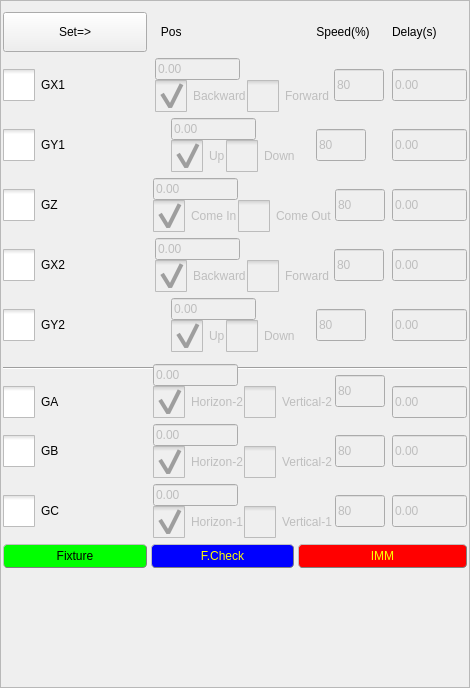
<?xml version="1.0" encoding="UTF-8"?>
<ui version="4.0">
 <class>ActionSettingFrame</class>
 <widget class="QFrame" name="ActionSettingFrame">
  <property name="geometry">
   <rect>
    <x>0</x>
    <y>0</y>
    <width>470</width>
    <height>688</height>
   </rect>
  </property>
  <property name="windowTitle">
   <string>Frame</string>
  </property>
  <property name="frameShape">
   <enum>QFrame::StyledPanel</enum>
  </property>
  <property name="frameShadow">
   <enum>QFrame::Raised</enum>
  </property>
  <layout class="QGridLayout" name="gridLayout">
   <property name="leftMargin">
    <number>2</number>
   </property>
   <property name="rightMargin">
    <number>2</number>
   </property>
   <property name="horizontalSpacing">
    <number>4</number>
   </property>
   <item row="2" column="3">
    <widget class="ICLineEditWithVirtualNumericKeypad" name="y1DelayLineEdit">
     <property name="enabled">
      <bool>false</bool>
     </property>
     <property name="minimumSize">
      <size>
       <width>75</width>
       <height>0</height>
      </size>
     </property>
     <property name="maximumSize">
      <size>
       <width>75</width>
       <height>32</height>
      </size>
     </property>
     <property name="text">
      <string notr="true">0.00</string>
     </property>
    </widget>
   </item>
   <item row="1" column="1" colspan="2">
    <layout class="QHBoxLayout" name="horizontalLayout_4">
     <item>
      <layout class="QVBoxLayout" name="verticalLayout">
       <item>
        <widget class="ICLineEditWithVirtualNumericKeypad" name="x1PosLineEdit">
         <property name="enabled">
          <bool>false</bool>
         </property>
         <property name="minimumSize">
          <size>
           <width>85</width>
           <height>0</height>
          </size>
         </property>
         <property name="maximumSize">
          <size>
           <width>85</width>
           <height>32</height>
          </size>
         </property>
         <property name="text">
          <string notr="true">0.00</string>
         </property>
        </widget>
       </item>
       <item>
        <layout class="QHBoxLayout" name="horizontalLayout">
         <item>
          <widget class="QCheckBox" name="x1BackwardBox">
           <property name="enabled">
            <bool>false</bool>
           </property>
           <property name="styleSheet">
            <string notr="true">::indicator {
     width: 32px;
     height: 32px;
 }

::indicator:unchecked 
{
     image: url(:/resource/check_unchecked.png);
 }
::indicator:checked 
{
     image: url(:/resource/check_checked.png);
 }

::indicator:checked:disabled
{
 image: url(:/resource/check_checked_disable.png);
}

::indicator:unchecked:disabled
{
 image: url(:/resource/check_unchecked_disable.png);
}</string>
           </property>
           <property name="text">
            <string>Backward</string>
           </property>
           <property name="checked">
            <bool>true</bool>
           </property>
           <attribute name="buttonGroup">
            <string notr="true">x1BoxbuttonGroup</string>
           </attribute>
          </widget>
         </item>
         <item>
          <widget class="QCheckBox" name="x1ForwardBox">
           <property name="enabled">
            <bool>false</bool>
           </property>
           <property name="styleSheet">
            <string notr="true">::indicator {
     width: 32px;
     height: 32px;
 }

::indicator:unchecked 
{
     image: url(:/resource/check_unchecked.png);
 }
::indicator:checked 
{
     image: url(:/resource/check_checked.png);
 }

::indicator:checked:disabled
{
 image: url(:/resource/check_checked_disable.png);
}

::indicator:unchecked:disabled
{
 image: url(:/resource/check_unchecked_disable.png);
}</string>
           </property>
           <property name="text">
            <string>Forward</string>
           </property>
           <property name="checked">
            <bool>false</bool>
           </property>
           <attribute name="buttonGroup">
            <string notr="true">x1BoxbuttonGroup</string>
           </attribute>
          </widget>
         </item>
        </layout>
       </item>
      </layout>
     </item>
     <item>
      <widget class="ICLineEditWithVirtualNumericKeypad" name="x1SpeedLineEdit">
       <property name="enabled">
        <bool>false</bool>
       </property>
       <property name="minimumSize">
        <size>
         <width>50</width>
         <height>0</height>
        </size>
       </property>
       <property name="maximumSize">
        <size>
         <width>50</width>
         <height>32</height>
        </size>
       </property>
       <property name="text">
        <string notr="true">80</string>
       </property>
      </widget>
     </item>
    </layout>
   </item>
   <item row="4" column="1" colspan="2">
    <layout class="QHBoxLayout" name="horizontalLayout_14">
     <item>
      <layout class="QVBoxLayout" name="verticalLayout_2">
       <item>
        <widget class="ICLineEditWithVirtualNumericKeypad" name="x2PosLineEdit">
         <property name="enabled">
          <bool>false</bool>
         </property>
         <property name="minimumSize">
          <size>
           <width>85</width>
           <height>0</height>
          </size>
         </property>
         <property name="maximumSize">
          <size>
           <width>85</width>
           <height>32</height>
          </size>
         </property>
         <property name="text">
          <string notr="true">0.00</string>
         </property>
        </widget>
       </item>
       <item>
        <layout class="QHBoxLayout" name="horizontalLayout_2">
         <item>
          <widget class="QCheckBox" name="x2BackwardBox">
           <property name="enabled">
            <bool>false</bool>
           </property>
           <property name="styleSheet">
            <string notr="true">::indicator {
     width: 32px;
     height: 32px;
 }

::indicator:unchecked 
{
     image: url(:/resource/check_unchecked.png);
 }
::indicator:checked 
{
     image: url(:/resource/check_checked.png);
 }

::indicator:checked:disabled
{
 image: url(:/resource/check_checked_disable.png);
}

::indicator:unchecked:disabled
{
 image: url(:/resource/check_unchecked_disable.png);
}</string>
           </property>
           <property name="text">
            <string>Backward</string>
           </property>
           <property name="checked">
            <bool>true</bool>
           </property>
           <attribute name="buttonGroup">
            <string notr="true">x2BoxbuttonGroup</string>
           </attribute>
          </widget>
         </item>
         <item>
          <widget class="QCheckBox" name="x2ForwardBox">
           <property name="enabled">
            <bool>false</bool>
           </property>
           <property name="styleSheet">
            <string notr="true">::indicator {
     width: 32px;
     height: 32px;
 }

::indicator:unchecked 
{
     image: url(:/resource/check_unchecked.png);
 }
::indicator:checked 
{
     image: url(:/resource/check_checked.png);
 }

::indicator:checked:disabled
{
 image: url(:/resource/check_checked_disable.png);
}

::indicator:unchecked:disabled
{
 image: url(:/resource/check_unchecked_disable.png);
}</string>
           </property>
           <property name="text">
            <string>Forward</string>
           </property>
           <property name="checked">
            <bool>false</bool>
           </property>
           <attribute name="buttonGroup">
            <string notr="true">x2BoxbuttonGroup</string>
           </attribute>
          </widget>
         </item>
        </layout>
       </item>
      </layout>
     </item>
     <item>
      <widget class="ICLineEditWithVirtualNumericKeypad" name="x2SpeedLineEdit">
       <property name="enabled">
        <bool>false</bool>
       </property>
       <property name="minimumSize">
        <size>
         <width>50</width>
         <height>0</height>
        </size>
       </property>
       <property name="maximumSize">
        <size>
         <width>50</width>
         <height>32</height>
        </size>
       </property>
       <property name="text">
        <string notr="true">80</string>
       </property>
      </widget>
     </item>
    </layout>
   </item>
   <item row="9" column="3">
    <widget class="ICLineEditWithVirtualNumericKeypad" name="bDelayLineEdit">
     <property name="enabled">
      <bool>false</bool>
     </property>
     <property name="minimumSize">
      <size>
       <width>75</width>
       <height>0</height>
      </size>
     </property>
     <property name="maximumSize">
      <size>
       <width>75</width>
       <height>32</height>
      </size>
     </property>
     <property name="text">
      <string notr="true">0.00</string>
     </property>
    </widget>
   </item>
   <item row="2" column="0">
    <widget class="QCheckBox" name="gyButton">
     <property name="styleSheet">
      <string notr="true">::indicator {
     width: 32px;
     height: 32px;
 }

::indicator:unchecked 
{
     image: url(:/resource/check_unchecked.png);
 }
::indicator:checked 
{
     image: url(:/resource/check_checked.png);
 }

::indicator:checked:disabled
{
 image: url(:/resource/check_checked_disable.png);
}

::indicator:unchecked:disabled
{
 image: url(:/resource/check_unchecked_disable.png);
}</string>
     </property>
     <property name="text">
      <string>GY1</string>
     </property>
     <property name="checkable">
      <bool>true</bool>
     </property>
    </widget>
   </item>
   <item row="6" column="0" rowspan="2" colspan="4">
    <widget class="Line" name="line">
     <property name="styleSheet">
      <string notr="true">QMessageBox QAbstractButton
{
    min-width: 90px;
	min-height:30px;
}
</string>
     </property>
     <property name="orientation">
      <enum>Qt::Horizontal</enum>
     </property>
    </widget>
   </item>
   <item row="5" column="3">
    <widget class="ICLineEditWithVirtualNumericKeypad" name="y2DelayLineEdit">
     <property name="enabled">
      <bool>false</bool>
     </property>
     <property name="minimumSize">
      <size>
       <width>75</width>
       <height>0</height>
      </size>
     </property>
     <property name="maximumSize">
      <size>
       <width>75</width>
       <height>32</height>
      </size>
     </property>
     <property name="text">
      <string notr="true">0.00</string>
     </property>
    </widget>
   </item>
   <item row="10" column="0">
    <widget class="QCheckBox" name="gCButton">
     <property name="styleSheet">
      <string notr="true">::indicator {
     width: 32px;
     height: 32px;
 }

::indicator:unchecked 
{
     image: url(:/resource/check_unchecked.png);
 }
::indicator:checked 
{
     image: url(:/resource/check_checked.png);
 }

::indicator:checked:disabled
{
 image: url(:/resource/check_checked_disable.png);
}

::indicator:unchecked:disabled
{
 image: url(:/resource/check_unchecked_disable.png);
}</string>
     </property>
     <property name="text">
      <string>GC</string>
     </property>
     <property name="checkable">
      <bool>true</bool>
     </property>
    </widget>
   </item>
   <item row="4" column="3">
    <widget class="ICLineEditWithVirtualNumericKeypad" name="x2DelayLineEdit">
     <property name="enabled">
      <bool>false</bool>
     </property>
     <property name="minimumSize">
      <size>
       <width>75</width>
       <height>0</height>
      </size>
     </property>
     <property name="maximumSize">
      <size>
       <width>75</width>
       <height>32</height>
      </size>
     </property>
     <property name="text">
      <string notr="true">0.00</string>
     </property>
    </widget>
   </item>
   <item row="3" column="3">
    <widget class="ICLineEditWithVirtualNumericKeypad" name="zDelayLineEdit">
     <property name="enabled">
      <bool>false</bool>
     </property>
     <property name="minimumSize">
      <size>
       <width>75</width>
       <height>0</height>
      </size>
     </property>
     <property name="maximumSize">
      <size>
       <width>75</width>
       <height>32</height>
      </size>
     </property>
     <property name="text">
      <string notr="true">0.00</string>
     </property>
    </widget>
   </item>
   <item row="3" column="1" colspan="2">
    <layout class="QHBoxLayout" name="horizontalLayout_12">
     <item>
      <layout class="QVBoxLayout" name="verticalLayout_10">
       <item>
        <widget class="ICLineEditWithVirtualNumericKeypad" name="zPosLineEdit">
         <property name="enabled">
          <bool>false</bool>
         </property>
         <property name="minimumSize">
          <size>
           <width>85</width>
           <height>0</height>
          </size>
         </property>
         <property name="maximumSize">
          <size>
           <width>85</width>
           <height>32</height>
          </size>
         </property>
         <property name="text">
          <string notr="true">0.00</string>
         </property>
        </widget>
       </item>
       <item>
        <layout class="QHBoxLayout" name="horizontalLayout_13">
         <item>
          <widget class="QCheckBox" name="zComeInBox">
           <property name="enabled">
            <bool>false</bool>
           </property>
           <property name="styleSheet">
            <string notr="true">::indicator {
     width: 32px;
     height: 32px;
 }

::indicator:unchecked 
{
     image: url(:/resource/check_unchecked.png);
 }
::indicator:checked 
{
     image: url(:/resource/check_checked.png);
 }

::indicator:checked:disabled
{
 image: url(:/resource/check_checked_disable.png);
}

::indicator:unchecked:disabled
{
 image: url(:/resource/check_unchecked_disable.png);
}</string>
           </property>
           <property name="text">
            <string>Come In</string>
           </property>
           <property name="checked">
            <bool>true</bool>
           </property>
           <attribute name="buttonGroup">
            <string notr="true">zBoxbuttonGroup</string>
           </attribute>
          </widget>
         </item>
         <item>
          <widget class="QCheckBox" name="zComeOutBox">
           <property name="enabled">
            <bool>false</bool>
           </property>
           <property name="styleSheet">
            <string notr="true">::indicator {
     width: 32px;
     height: 32px;
 }

::indicator:unchecked 
{
     image: url(:/resource/check_unchecked.png);
 }
::indicator:checked 
{
     image: url(:/resource/check_checked.png);
 }

::indicator:checked:disabled
{
 image: url(:/resource/check_checked_disable.png);
}

::indicator:unchecked:disabled
{
 image: url(:/resource/check_unchecked_disable.png);
}</string>
           </property>
           <property name="text">
            <string>Come Out</string>
           </property>
           <attribute name="buttonGroup">
            <string notr="true">zBoxbuttonGroup</string>
           </attribute>
          </widget>
         </item>
        </layout>
       </item>
      </layout>
     </item>
     <item>
      <widget class="ICLineEditWithVirtualNumericKeypad" name="zSpeedLineEdit">
       <property name="enabled">
        <bool>false</bool>
       </property>
       <property name="minimumSize">
        <size>
         <width>50</width>
         <height>0</height>
        </size>
       </property>
       <property name="maximumSize">
        <size>
         <width>50</width>
         <height>32</height>
        </size>
       </property>
       <property name="text">
        <string notr="true">80</string>
       </property>
      </widget>
     </item>
    </layout>
   </item>
   <item row="0" column="3">
    <widget class="QLabel" name="label_2">
     <property name="text">
      <string>Delay(s)</string>
     </property>
    </widget>
   </item>
   <item row="4" column="0">
    <widget class="QCheckBox" name="gPButton">
     <property name="styleSheet">
      <string notr="true">::indicator {
     width: 32px;
     height: 32px;
 }

::indicator:unchecked 
{
     image: url(:/resource/check_unchecked.png);
 }
::indicator:checked 
{
     image: url(:/resource/check_checked.png);
 }

::indicator:checked:disabled
{
 image: url(:/resource/check_checked_disable.png);
}

::indicator:unchecked:disabled
{
 image: url(:/resource/check_unchecked_disable.png);
}</string>
     </property>
     <property name="text">
      <string>GX2</string>
     </property>
     <property name="checkable">
      <bool>true</bool>
     </property>
    </widget>
   </item>
   <item row="9" column="1" colspan="2">
    <layout class="QHBoxLayout" name="horizontalLayout_8">
     <item>
      <layout class="QVBoxLayout" name="verticalLayout_13">
       <item>
        <widget class="ICLineEditWithVirtualNumericKeypad" name="bPosLineEdit">
         <property name="enabled">
          <bool>false</bool>
         </property>
         <property name="minimumSize">
          <size>
           <width>85</width>
           <height>0</height>
          </size>
         </property>
         <property name="maximumSize">
          <size>
           <width>85</width>
           <height>32</height>
          </size>
         </property>
         <property name="text">
          <string notr="true">0.00</string>
         </property>
        </widget>
       </item>
       <item>
        <layout class="QHBoxLayout" name="horizontalLayout_17">
         <item>
          <widget class="QCheckBox" name="bHorizonBox">
           <property name="enabled">
            <bool>false</bool>
           </property>
           <property name="styleSheet">
            <string notr="true">::indicator {
     width: 32px;
     height: 32px;
 }

::indicator:unchecked 
{
     image: url(:/resource/check_unchecked.png);
 }
::indicator:checked 
{
     image: url(:/resource/check_checked.png);
 }

::indicator:checked:disabled
{
 image: url(:/resource/check_checked_disable.png);
}

::indicator:unchecked:disabled
{
 image: url(:/resource/check_unchecked_disable.png);
}</string>
           </property>
           <property name="text">
            <string>Horizon-2</string>
           </property>
           <property name="checked">
            <bool>true</bool>
           </property>
           <attribute name="buttonGroup">
            <string notr="true">bBoxbuttonGroup</string>
           </attribute>
          </widget>
         </item>
         <item>
          <widget class="QCheckBox" name="bVerticalBox">
           <property name="enabled">
            <bool>false</bool>
           </property>
           <property name="styleSheet">
            <string notr="true">::indicator {
     width: 32px;
     height: 32px;
 }

::indicator:unchecked 
{
     image: url(:/resource/check_unchecked.png);
 }
::indicator:checked 
{
     image: url(:/resource/check_checked.png);
 }

::indicator:checked:disabled
{
 image: url(:/resource/check_checked_disable.png);
}

::indicator:unchecked:disabled
{
 image: url(:/resource/check_unchecked_disable.png);
}</string>
           </property>
           <property name="text">
            <string>Vertical-2</string>
           </property>
           <attribute name="buttonGroup">
            <string notr="true">bBoxbuttonGroup</string>
           </attribute>
          </widget>
         </item>
        </layout>
       </item>
      </layout>
     </item>
     <item>
      <widget class="ICLineEditWithVirtualNumericKeypad" name="bSpeedLineEdit">
       <property name="enabled">
        <bool>false</bool>
       </property>
       <property name="minimumSize">
        <size>
         <width>50</width>
         <height>0</height>
        </size>
       </property>
       <property name="maximumSize">
        <size>
         <width>50</width>
         <height>32</height>
        </size>
       </property>
       <property name="text">
        <string notr="true">80</string>
       </property>
      </widget>
     </item>
    </layout>
   </item>
   <item row="10" column="1" colspan="2">
    <layout class="QHBoxLayout" name="horizontalLayout_9">
     <item>
      <layout class="QVBoxLayout" name="verticalLayout_14">
       <item>
        <widget class="ICLineEditWithVirtualNumericKeypad" name="cPosLineEdit">
         <property name="enabled">
          <bool>false</bool>
         </property>
         <property name="minimumSize">
          <size>
           <width>85</width>
           <height>0</height>
          </size>
         </property>
         <property name="maximumSize">
          <size>
           <width>85</width>
           <height>32</height>
          </size>
         </property>
         <property name="text">
          <string notr="true">0.00</string>
         </property>
        </widget>
       </item>
       <item>
        <layout class="QHBoxLayout" name="horizontalLayout_18">
         <item>
          <widget class="QCheckBox" name="cHorizonBox">
           <property name="enabled">
            <bool>false</bool>
           </property>
           <property name="styleSheet">
            <string notr="true">::indicator {
     width: 32px;
     height: 32px;
 }

::indicator:unchecked 
{
     image: url(:/resource/check_unchecked.png);
 }
::indicator:checked 
{
     image: url(:/resource/check_checked.png);
 }

::indicator:checked:disabled
{
 image: url(:/resource/check_checked_disable.png);
}

::indicator:unchecked:disabled
{
 image: url(:/resource/check_unchecked_disable.png);
}</string>
           </property>
           <property name="text">
            <string>Horizon-1</string>
           </property>
           <property name="checked">
            <bool>true</bool>
           </property>
           <attribute name="buttonGroup">
            <string notr="true">cBoxbuttonGroup</string>
           </attribute>
          </widget>
         </item>
         <item>
          <widget class="QCheckBox" name="cVerticalBox">
           <property name="enabled">
            <bool>false</bool>
           </property>
           <property name="styleSheet">
            <string notr="true">::indicator {
     width: 32px;
     height: 32px;
 }

::indicator:unchecked 
{
     image: url(:/resource/check_unchecked.png);
 }
::indicator:checked 
{
     image: url(:/resource/check_checked.png);
 }

::indicator:checked:disabled
{
 image: url(:/resource/check_checked_disable.png);
}

::indicator:unchecked:disabled
{
 image: url(:/resource/check_unchecked_disable.png);
}</string>
           </property>
           <property name="text">
            <string>Vertical-1</string>
           </property>
           <attribute name="buttonGroup">
            <string notr="true">cBoxbuttonGroup</string>
           </attribute>
          </widget>
         </item>
        </layout>
       </item>
      </layout>
     </item>
     <item>
      <widget class="ICLineEditWithVirtualNumericKeypad" name="cSpeedLineEdit">
       <property name="enabled">
        <bool>false</bool>
       </property>
       <property name="minimumSize">
        <size>
         <width>50</width>
         <height>0</height>
        </size>
       </property>
       <property name="maximumSize">
        <size>
         <width>50</width>
         <height>32</height>
        </size>
       </property>
       <property name="text">
        <string notr="true">80</string>
       </property>
      </widget>
     </item>
    </layout>
   </item>
   <item row="10" column="3">
    <widget class="ICLineEditWithVirtualNumericKeypad" name="cDelayLineEdit">
     <property name="enabled">
      <bool>false</bool>
     </property>
     <property name="minimumSize">
      <size>
       <width>75</width>
       <height>0</height>
      </size>
     </property>
     <property name="maximumSize">
      <size>
       <width>75</width>
       <height>32</height>
      </size>
     </property>
     <property name="text">
      <string notr="true">0.00</string>
     </property>
    </widget>
   </item>
   <item row="7" column="1" rowspan="2" colspan="2">
    <layout class="QHBoxLayout" name="horizontalLayout_7">
     <item>
      <layout class="QVBoxLayout" name="verticalLayout_12">
       <item>
        <widget class="ICLineEditWithVirtualNumericKeypad" name="aPosLineEdit">
         <property name="enabled">
          <bool>false</bool>
         </property>
         <property name="minimumSize">
          <size>
           <width>85</width>
           <height>0</height>
          </size>
         </property>
         <property name="maximumSize">
          <size>
           <width>85</width>
           <height>32</height>
          </size>
         </property>
         <property name="text">
          <string notr="true">0.00</string>
         </property>
        </widget>
       </item>
       <item>
        <layout class="QHBoxLayout" name="horizontalLayout_16">
         <item>
          <widget class="QCheckBox" name="aHorizonBox">
           <property name="enabled">
            <bool>false</bool>
           </property>
           <property name="styleSheet">
            <string notr="true">::indicator {
     width: 32px;
     height: 32px;
 }

::indicator:unchecked 
{
     image: url(:/resource/check_unchecked.png);
 }
::indicator:checked 
{
     image: url(:/resource/check_checked.png);
 }

::indicator:checked:disabled
{
 image: url(:/resource/check_checked_disable.png);
}

::indicator:unchecked:disabled
{
 image: url(:/resource/check_unchecked_disable.png);
}</string>
           </property>
           <property name="text">
            <string>Horizon-2</string>
           </property>
           <property name="checked">
            <bool>true</bool>
           </property>
           <attribute name="buttonGroup">
            <string notr="true">aBoxbuttonGroup</string>
           </attribute>
          </widget>
         </item>
         <item>
          <widget class="QCheckBox" name="aVerticalBox">
           <property name="enabled">
            <bool>false</bool>
           </property>
           <property name="styleSheet">
            <string notr="true">::indicator {
     width: 32px;
     height: 32px;
 }

::indicator:unchecked 
{
     image: url(:/resource/check_unchecked.png);
 }
::indicator:checked 
{
     image: url(:/resource/check_checked.png);
 }

::indicator:checked:disabled
{
 image: url(:/resource/check_checked_disable.png);
}

::indicator:unchecked:disabled
{
 image: url(:/resource/check_unchecked_disable.png);
}</string>
           </property>
           <property name="text">
            <string>Vertical-2</string>
           </property>
           <attribute name="buttonGroup">
            <string notr="true">aBoxbuttonGroup</string>
           </attribute>
          </widget>
         </item>
        </layout>
       </item>
      </layout>
     </item>
     <item>
      <widget class="ICLineEditWithVirtualNumericKeypad" name="aSpeedLineEdit">
       <property name="enabled">
        <bool>false</bool>
       </property>
       <property name="minimumSize">
        <size>
         <width>50</width>
         <height>0</height>
        </size>
       </property>
       <property name="maximumSize">
        <size>
         <width>50</width>
         <height>32</height>
        </size>
       </property>
       <property name="text">
        <string notr="true">80</string>
       </property>
      </widget>
     </item>
    </layout>
   </item>
   <item row="5" column="0">
    <widget class="QCheckBox" name="gQButton">
     <property name="styleSheet">
      <string notr="true">::indicator {
     width: 32px;
     height: 32px;
 }

::indicator:unchecked 
{
     image: url(:/resource/check_unchecked.png);
 }
::indicator:checked 
{
     image: url(:/resource/check_checked.png);
 }

::indicator:checked:disabled
{
 image: url(:/resource/check_checked_disable.png);
}

::indicator:unchecked:disabled
{
 image: url(:/resource/check_unchecked_disable.png);
}</string>
     </property>
     <property name="text">
      <string>GY2</string>
     </property>
     <property name="checkable">
      <bool>true</bool>
     </property>
    </widget>
   </item>
   <item row="12" column="1">
    <spacer name="verticalSpacer">
     <property name="orientation">
      <enum>Qt::Vertical</enum>
     </property>
     <property name="sizeHint" stdset="0">
      <size>
       <width>20</width>
       <height>40</height>
      </size>
     </property>
    </spacer>
   </item>
   <item row="0" column="2">
    <widget class="QLabel" name="label_6">
     <property name="sizePolicy">
      <sizepolicy hsizetype="Fixed" vsizetype="Preferred">
       <horstretch>0</horstretch>
       <verstretch>0</verstretch>
      </sizepolicy>
     </property>
     <property name="minimumSize">
      <size>
       <width>90</width>
       <height>0</height>
      </size>
     </property>
     <property name="text">
      <string>Speed(%)</string>
     </property>
     <property name="alignment">
      <set>Qt::AlignCenter</set>
     </property>
    </widget>
   </item>
   <item row="3" column="0">
    <widget class="QCheckBox" name="gzButton">
     <property name="styleSheet">
      <string notr="true">::indicator {
     width: 32px;
     height: 32px;
 }

::indicator:unchecked 
{
     image: url(:/resource/check_unchecked.png);
 }
::indicator:checked 
{
     image: url(:/resource/check_checked.png);
 }

::indicator:checked:disabled
{
 image: url(:/resource/check_checked_disable.png);
}

::indicator:unchecked:disabled
{
 image: url(:/resource/check_unchecked_disable.png);
}</string>
     </property>
     <property name="text">
      <string>GZ</string>
     </property>
     <property name="checkable">
      <bool>true</bool>
     </property>
    </widget>
   </item>
   <item row="0" column="1">
    <widget class="QLabel" name="label">
     <property name="text">
      <string>   Pos                </string>
     </property>
    </widget>
   </item>
   <item row="1" column="3">
    <widget class="ICLineEditWithVirtualNumericKeypad" name="x1DelayLineEdit">
     <property name="enabled">
      <bool>false</bool>
     </property>
     <property name="minimumSize">
      <size>
       <width>75</width>
       <height>0</height>
      </size>
     </property>
     <property name="maximumSize">
      <size>
       <width>75</width>
       <height>32</height>
      </size>
     </property>
     <property name="text">
      <string notr="true">0.00</string>
     </property>
    </widget>
   </item>
   <item row="9" column="0">
    <widget class="QCheckBox" name="gBButton">
     <property name="styleSheet">
      <string notr="true">::indicator {
     width: 32px;
     height: 32px;
 }

::indicator:unchecked 
{
     image: url(:/resource/check_unchecked.png);
 }
::indicator:checked 
{
     image: url(:/resource/check_checked.png);
 }

::indicator:checked:disabled
{
 image: url(:/resource/check_checked_disable.png);
}

::indicator:unchecked:disabled
{
 image: url(:/resource/check_unchecked_disable.png);
}</string>
     </property>
     <property name="text">
      <string>GB</string>
     </property>
     <property name="checkable">
      <bool>true</bool>
     </property>
    </widget>
   </item>
   <item row="1" column="0">
    <widget class="QCheckBox" name="gxButton">
     <property name="styleSheet">
      <string notr="true">::indicator {
     width: 32px;
     height: 32px;
 }

::indicator:unchecked 
{
     image: url(:/resource/check_unchecked.png);
 }
::indicator:checked 
{
     image: url(:/resource/check_checked.png);
 }

::indicator:checked:disabled
{
 image: url(:/resource/check_checked_disable.png);
}

::indicator:unchecked:disabled
{
 image: url(:/resource/check_unchecked_disable.png);
}</string>
     </property>
     <property name="text">
      <string>GX1</string>
     </property>
     <property name="checkable">
      <bool>true</bool>
     </property>
    </widget>
   </item>
   <item row="5" column="1" colspan="2">
    <layout class="QHBoxLayout" name="horizontalLayout_6">
     <item>
      <layout class="QVBoxLayout" name="verticalLayout_11">
       <item>
        <widget class="ICLineEditWithVirtualNumericKeypad" name="y2PosLineEdit">
         <property name="enabled">
          <bool>false</bool>
         </property>
         <property name="minimumSize">
          <size>
           <width>85</width>
           <height>0</height>
          </size>
         </property>
         <property name="maximumSize">
          <size>
           <width>85</width>
           <height>32</height>
          </size>
         </property>
         <property name="text">
          <string notr="true">0.00</string>
         </property>
        </widget>
       </item>
       <item>
        <layout class="QHBoxLayout" name="horizontalLayout_15">
         <item>
          <widget class="QCheckBox" name="y2UpBox">
           <property name="enabled">
            <bool>false</bool>
           </property>
           <property name="styleSheet">
            <string notr="true">::indicator {
     width: 32px;
     height: 32px;
 }

::indicator:unchecked 
{
     image: url(:/resource/check_unchecked.png);
 }
::indicator:checked 
{
     image: url(:/resource/check_checked.png);
 }

::indicator:checked:disabled
{
 image: url(:/resource/check_checked_disable.png);
}

::indicator:unchecked:disabled
{
 image: url(:/resource/check_unchecked_disable.png);
}</string>
           </property>
           <property name="text">
            <string>Up</string>
           </property>
           <property name="checked">
            <bool>true</bool>
           </property>
           <attribute name="buttonGroup">
            <string notr="true">y2BoxbuttonGroup</string>
           </attribute>
          </widget>
         </item>
         <item>
          <widget class="QCheckBox" name="y2DownBox">
           <property name="enabled">
            <bool>false</bool>
           </property>
           <property name="styleSheet">
            <string notr="true">::indicator {
     width: 32px;
     height: 32px;
 }

::indicator:unchecked 
{
     image: url(:/resource/check_unchecked.png);
 }
::indicator:checked 
{
     image: url(:/resource/check_checked.png);
 }

::indicator:checked:disabled
{
 image: url(:/resource/check_checked_disable.png);
}

::indicator:unchecked:disabled
{
 image: url(:/resource/check_unchecked_disable.png);
}</string>
           </property>
           <property name="text">
            <string>Down</string>
           </property>
           <attribute name="buttonGroup">
            <string notr="true">y2BoxbuttonGroup</string>
           </attribute>
          </widget>
         </item>
        </layout>
       </item>
      </layout>
     </item>
     <item>
      <widget class="ICLineEditWithVirtualNumericKeypad" name="y2SpeedLineEdit">
       <property name="enabled">
        <bool>false</bool>
       </property>
       <property name="minimumSize">
        <size>
         <width>50</width>
         <height>0</height>
        </size>
       </property>
       <property name="maximumSize">
        <size>
         <width>50</width>
         <height>32</height>
        </size>
       </property>
       <property name="text">
        <string notr="true">80</string>
       </property>
      </widget>
     </item>
    </layout>
   </item>
   <item row="2" column="1" colspan="2">
    <layout class="QHBoxLayout" name="horizontalLayout_5">
     <item>
      <layout class="QVBoxLayout" name="verticalLayout_9">
       <item>
        <widget class="ICLineEditWithVirtualNumericKeypad" name="y1PosLineEdit">
         <property name="enabled">
          <bool>false</bool>
         </property>
         <property name="minimumSize">
          <size>
           <width>85</width>
           <height>0</height>
          </size>
         </property>
         <property name="maximumSize">
          <size>
           <width>85</width>
           <height>32</height>
          </size>
         </property>
         <property name="text">
          <string notr="true">0.00</string>
         </property>
        </widget>
       </item>
       <item>
        <layout class="QHBoxLayout" name="horizontalLayout_11">
         <item>
          <widget class="QCheckBox" name="y1UpBox">
           <property name="enabled">
            <bool>false</bool>
           </property>
           <property name="styleSheet">
            <string notr="true">::indicator {
     width: 32px;
     height: 32px;
 }

::indicator:unchecked 
{
     image: url(:/resource/check_unchecked.png);
 }
::indicator:checked 
{
     image: url(:/resource/check_checked.png);
 }

::indicator:checked:disabled
{
 image: url(:/resource/check_checked_disable.png);
}

::indicator:unchecked:disabled
{
 image: url(:/resource/check_unchecked_disable.png);
}</string>
           </property>
           <property name="text">
            <string>Up</string>
           </property>
           <property name="checked">
            <bool>true</bool>
           </property>
           <attribute name="buttonGroup">
            <string notr="true">y1BoxbuttonGroup</string>
           </attribute>
          </widget>
         </item>
         <item>
          <widget class="QCheckBox" name="y1DownBox">
           <property name="enabled">
            <bool>false</bool>
           </property>
           <property name="styleSheet">
            <string notr="true">::indicator {
     width: 32px;
     height: 32px;
 }

::indicator:unchecked 
{
     image: url(:/resource/check_unchecked.png);
 }
::indicator:checked 
{
     image: url(:/resource/check_checked.png);
 }

::indicator:checked:disabled
{
 image: url(:/resource/check_checked_disable.png);
}

::indicator:unchecked:disabled
{
 image: url(:/resource/check_unchecked_disable.png);
}</string>
           </property>
           <property name="text">
            <string>Down</string>
           </property>
           <attribute name="buttonGroup">
            <string notr="true">y1BoxbuttonGroup</string>
           </attribute>
          </widget>
         </item>
        </layout>
       </item>
      </layout>
     </item>
     <item>
      <widget class="ICLineEditWithVirtualNumericKeypad" name="y1SpeedLineEdit">
       <property name="enabled">
        <bool>false</bool>
       </property>
       <property name="minimumSize">
        <size>
         <width>50</width>
         <height>0</height>
        </size>
       </property>
       <property name="maximumSize">
        <size>
         <width>50</width>
         <height>32</height>
        </size>
       </property>
       <property name="text">
        <string notr="true">80</string>
       </property>
      </widget>
     </item>
    </layout>
   </item>
   <item row="8" column="3">
    <widget class="ICLineEditWithVirtualNumericKeypad" name="aDelayLineEdit">
     <property name="enabled">
      <bool>false</bool>
     </property>
     <property name="minimumSize">
      <size>
       <width>75</width>
       <height>0</height>
      </size>
     </property>
     <property name="maximumSize">
      <size>
       <width>75</width>
       <height>32</height>
      </size>
     </property>
     <property name="text">
      <string notr="true">0.00</string>
     </property>
    </widget>
   </item>
   <item row="8" column="0">
    <widget class="QCheckBox" name="gAButton">
     <property name="styleSheet">
      <string notr="true">::indicator {
     width: 32px;
     height: 32px;
 }

::indicator:unchecked 
{
     image: url(:/resource/check_unchecked.png);
 }
::indicator:checked 
{
     image: url(:/resource/check_checked.png);
 }

::indicator:checked:disabled
{
 image: url(:/resource/check_checked_disable.png);
}

::indicator:unchecked:disabled
{
 image: url(:/resource/check_unchecked_disable.png);
}</string>
     </property>
     <property name="text">
      <string>GA</string>
     </property>
     <property name="checkable">
      <bool>true</bool>
     </property>
    </widget>
   </item>
   <item row="0" column="0">
    <widget class="QToolButton" name="inputButton">
     <property name="sizePolicy">
      <sizepolicy hsizetype="Preferred" vsizetype="Preferred">
       <horstretch>0</horstretch>
       <verstretch>0</verstretch>
      </sizepolicy>
     </property>
     <property name="minimumSize">
      <size>
       <width>120</width>
       <height>40</height>
      </size>
     </property>
     <property name="text">
      <string>Set=&gt;</string>
     </property>
    </widget>
   </item>
   <item row="11" column="2" colspan="2">
    <widget class="QPushButton" name="goToIMM">
     <property name="minimumSize">
      <size>
       <width>0</width>
       <height>24</height>
      </size>
     </property>
     <property name="styleSheet">
      <string notr="true">#goToIMM{
     border-style: outset;
     border-width: 1px;
     border-radius: 4px;
     border-color: gray;
	background-color: rgb(255, 0, 0);
color:yellow;
}
#goToIMM:pressed{
     border-style: inset;
	background-color: #0073FF;
	color:black;
}</string>
     </property>
     <property name="text">
      <string>IMM</string>
     </property>
     <property name="icon">
      <iconset resource="../resource.qrc">
       <normaloff>:/resource/forming-machine(32).png</normaloff>:/resource/forming-machine(32).png</iconset>
     </property>
    </widget>
   </item>
   <item row="11" column="0">
    <widget class="QPushButton" name="goToFixture">
     <property name="minimumSize">
      <size>
       <width>0</width>
       <height>24</height>
      </size>
     </property>
     <property name="styleSheet">
      <string notr="true">#goToFixture{
     border-style: outset;
     border-width: 1px;
     border-radius: 4px;
     border-color: gray;
	background-color: rgb(0, 255, 0);
}
#goToFixture:pressed{
     border-style: inset;
	background-color: #0073FF;
	color:black;
}</string>
     </property>
     <property name="text">
      <string>Fixture</string>
     </property>
     <property name="icon">
      <iconset resource="../resource.qrc">
       <normaloff>:/resource/fixture(32).png</normaloff>:/resource/fixture(32).png</iconset>
     </property>
    </widget>
   </item>
   <item row="11" column="1">
    <widget class="QPushButton" name="goToCheck">
     <property name="minimumSize">
      <size>
       <width>0</width>
       <height>24</height>
      </size>
     </property>
     <property name="styleSheet">
      <string notr="true">#goToCheck{
     border-style: outset;
     border-width: 1px;
     border-radius: 4px;
     border-color: gray;
	background-color: rgb(0, 0, 255);
color:yellow;
}
#goToCheck:pressed{
     border-style: inset;
	background-color: #0073FF;
	color:black;
}</string>
     </property>
     <property name="text">
      <string>F.Check</string>
     </property>
     <property name="icon">
      <iconset resource="../categorypage/resources.qrc">
       <normaloff>:/resources/security-point.png</normaloff>:/resources/security-point.png</iconset>
     </property>
    </widget>
   </item>
  </layout>
 </widget>
 <customwidgets>
  <customwidget>
   <class>ICLineEditWithVirtualNumericKeypad</class>
   <extends>QLineEdit</extends>
   <header>iclineeditwithvirtualnumerickeypad.h</header>
  </customwidget>
 </customwidgets>
 <resources>
  <include location="../resource.qrc"/>
  <include location="../resource.qrc"/>
  <include location="../resource.qrc"/>
  <include location="../resource.qrc"/>
  <include location="../categorypage/resources.qrc"/>
  <include location="../resource.qrc"/>
 </resources>
 <connections/>
 <buttongroups>
  <buttongroup name="x2BoxbuttonGroup"/>
  <buttongroup name="cBoxbuttonGroup"/>
  <buttongroup name="zBoxbuttonGroup"/>
  <buttongroup name="y1BoxbuttonGroup"/>
  <buttongroup name="aBoxbuttonGroup"/>
  <buttongroup name="y2BoxbuttonGroup"/>
  <buttongroup name="x1BoxbuttonGroup"/>
  <buttongroup name="bBoxbuttonGroup"/>
 </buttongroups>
</ui>
